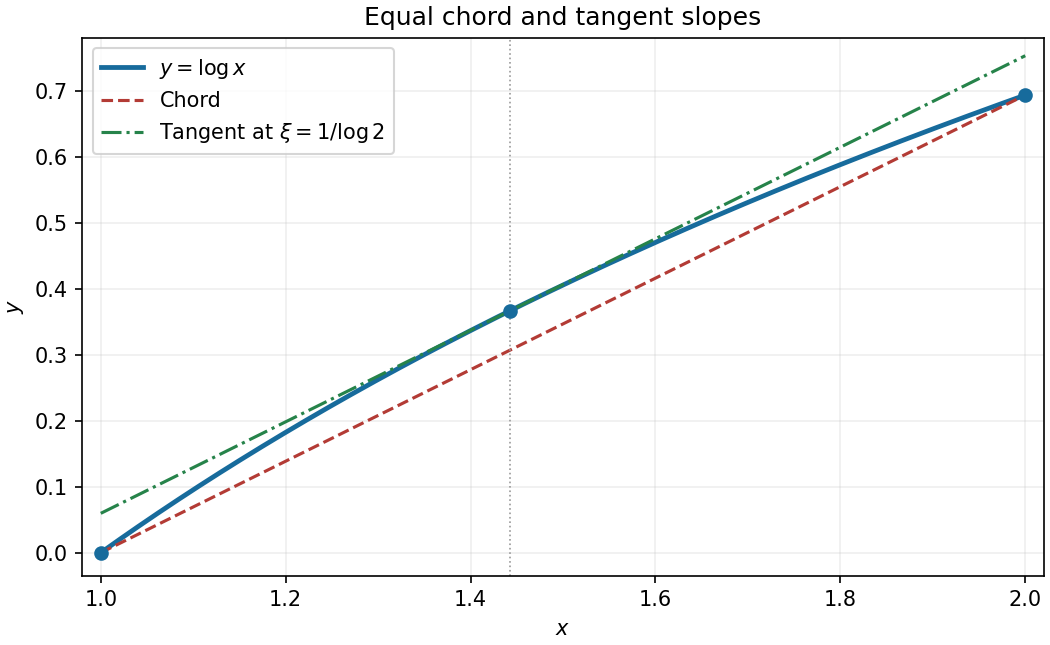

Write the Python code that produced this figure.
"""Generate this exam figure in cwd; run from its _media source directory.
Tested with Python 3.14, NumPy 2.3.5 and Matplotlib 3.10.7.
Dependencies are documented in the repository pyproject.toml.
"""

from pathlib import Path

import matplotlib
matplotlib.use("Agg")
import matplotlib.pyplot as plt
import numpy as np

x = np.linspace(1, 2, 500)
xi = 1 / np.log(2)
fig, ax = plt.subplots(figsize=(7, 4.3), layout="constrained")
ax.plot(x, np.log(x), color="#176b9c", linewidth=2.3, label=r"$y=\log x$")
ax.plot(x, (x - 1) * np.log(2), color="#b33b35", linestyle="--", label="Chord")
ax.plot(x, np.log(xi) + (x - xi) * np.log(2), color="#26834a", linestyle="-.", label=r"Tangent at $\xi=1/\log 2$")
ax.scatter([1, xi, 2], [0, np.log(xi), np.log(2)], color="#176b9c", zorder=4)
ax.axvline(xi, color="0.6", linewidth=0.8, linestyle=":")
ax.set(xlabel=r"$x$", ylabel=r"$y$", xlim=(0.98, 2.02), ylim=(-0.035, 0.78), title="Equal chord and tangent slopes")
ax.legend(loc="upper left")
ax.grid(alpha=0.2)
fig.savefig(Path.cwd() / Path(__file__).with_suffix(".png").name, dpi=150, facecolor="white")
plt.close(fig)
